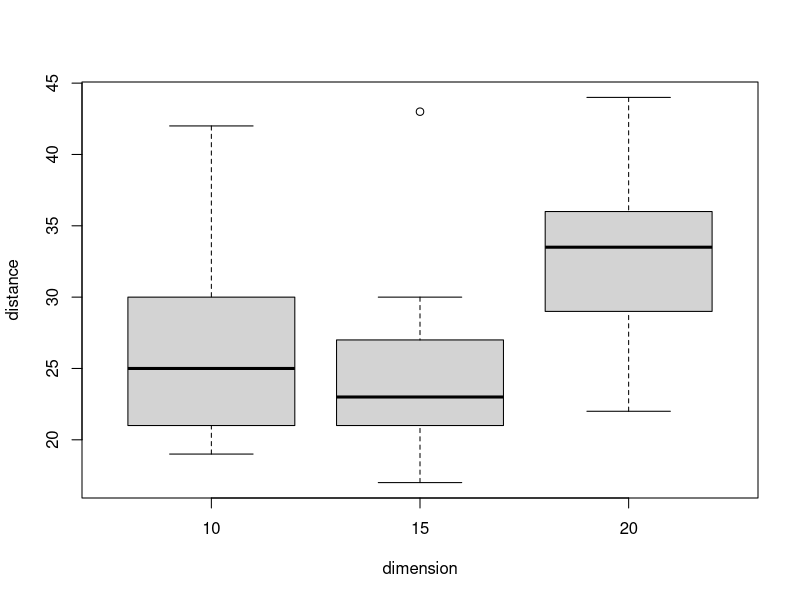
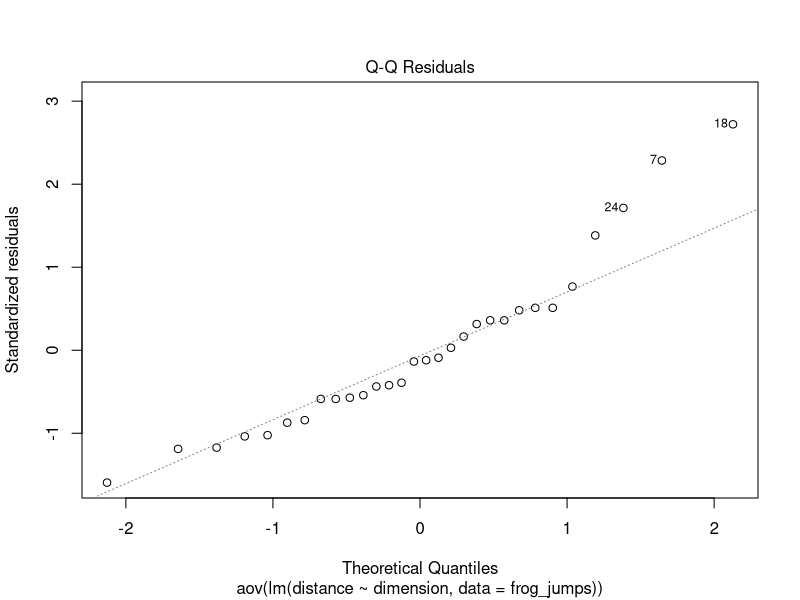
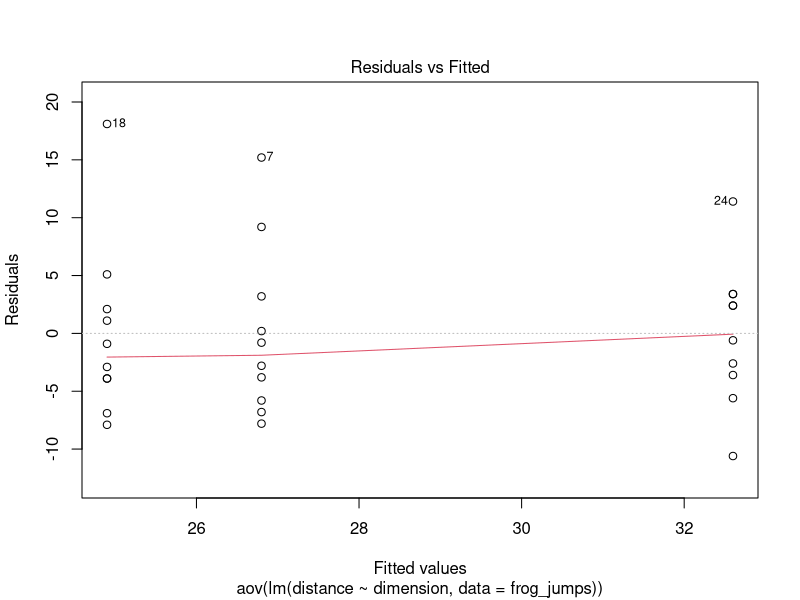
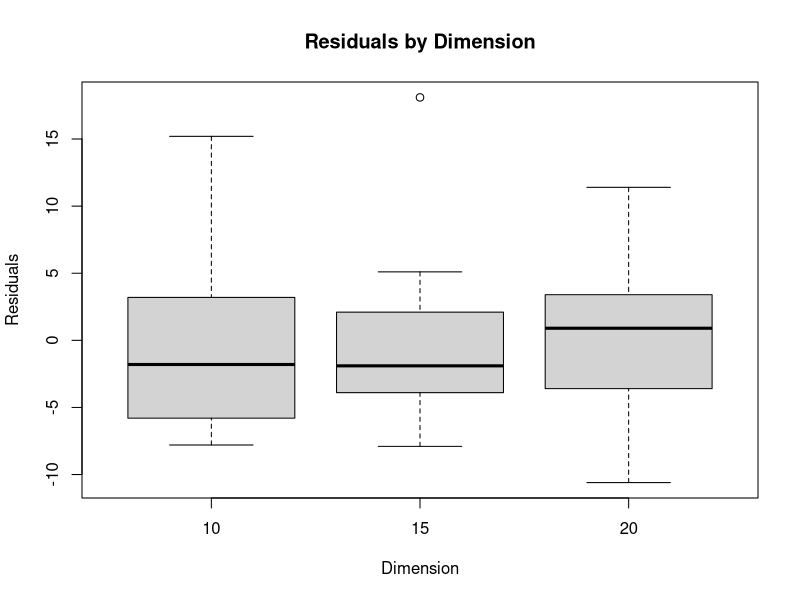

These figures' R source, in order:
frog_jumps <- data.frame(
    dimension = c(
        rep(10, 10),
        rep(15, 10),
        rep(20, 10)
    ),
    distance  = c(
        24, 20, 30, 36, 21, 23, 42, 19, 27, 26,
        26, 21, 27, 17, 22, 21, 18, 43, 30, 24,
        35, 22, 36, 44, 29, 36, 35, 30, 32, 27
    )
)
frog_jumps$dimension <- as.factor(frog_jumps$dimension)

# part a: ANOVA table
# ------------------------------------------------------------------------------
boxplot(distance ~ dimension, data = frog_jumps)
aov_tab <- anova(lm(distance ~ dimension, data = frog_jumps))
aov_tab

# part c: pairwise comparisons (Tukey's method)
# ------------------------------------------------------------------------------
fit <- aov(lm(distance ~ dimension, data = frog_jumps))
TukeyHSD(fit)

# part e: linearity contrast
# ------------------------------------------------------------------------------
means <- tapply(frog_jumps$distance, frog_jumps$dimension, mean)
ns <- tapply(frog_jumps$distance, frog_jumps$dimension, length)
mse <- aov_tab["Residuals", "Mean Sq"]
df <- aov_tab["Residuals", "Df"]

c_hat <- means["20"] - means["10"]

# calculate se(\hat{C})
cvec <- c(-1, 0, 1)
names(cvec) <- c("10", "15", "20")

se <- sqrt(mse * sum(cvec^2 / ns[names(cvec)]))

tcrit <- qt(0.975, df)
ci <- c_hat + c(-1, 1) * tcrit * se

# part f: diagnostics
# ------------------------------------------------------------------------------
png("qqplot.png", width = 500, height = 400)
# check noramlity of error using qqplot of the residuals
plot(fit, which = 2)
dev.off()

# check zero expectation using plot of residuals vs. fitted values
png("fitted_residuals.png", width = 500, height = 400)
plot(fit, which = 1)
dev.off()

# checking equality of variance using boxplot of residuals
png("boxplot.png", width = 500, height = 400)

boxplot(residuals(fit) ~ frog_jumps$dimension,
  xlab = "Dimension",
  ylab = "Residuals",
  main = "Residuals by Dimension")
dev.off()
